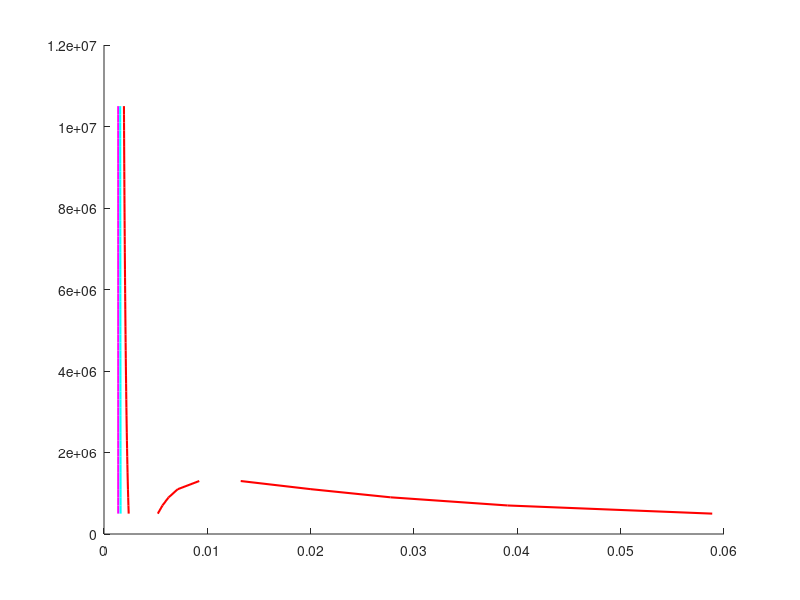
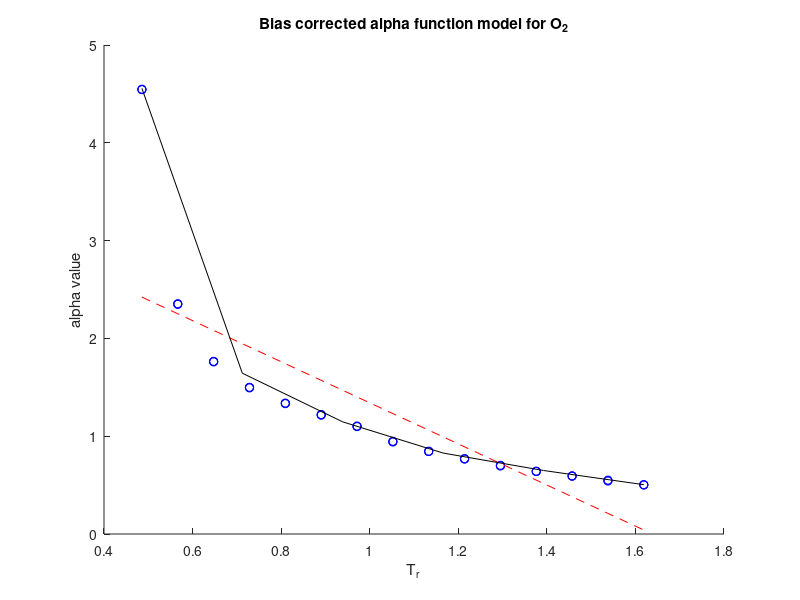

These figures' MATLAB source, in order: (Note: this script raises an error after producing the figures.)
clear
clc
load('decane2.mat')

[numRows,numCols] = size(x)
j = linspace(0.485672,1.618908,6);

for m = 1:1:6
% h_theta xi calculation 
for i = 1:1:numRows
h_theta_1 = @(xi) exp(-(x(i)-xi).^2/gamma);
h_theta1 = integral(h_theta_1,low_lim_x,up_lim_x);
h_theta_2 = @(xi) xi.*exp(-(x(i)-xi).^2/gamma);
h_theta2 = integral(h_theta_2,low_lim_x,up_lim_x);
h_theta(1,i) = h_theta1;
h_theta(2,i) = h_theta2;
end

%h_theta x calculation which j is the input I am interested
h_theta_1j = @(xi) exp(-(j(m)-xi).^2/gamma);
h_theta1j = integral(h_theta_1j,low_lim_x,up_lim_x);
h_theta_2j = @(xi) xi.*exp(-(j(m)-xi).^2/gamma);
h_theta2j = integral(h_theta_2j,low_lim_x,up_lim_x);
h_thetaj(1) = h_theta1j;
h_thetaj(2) = h_theta2j;


%H_theta
 H_theta_1 = @(x,y) exp(-(x-y).^2./gamma);
 H_theta1 = integral2(H_theta_1,low_lim_x,up_lim_x,low_lim_x,up_lim_x);
 H_theta_2 = @(x,y) y.*exp(-(x-y).^2./gamma);
 H_theta2 = integral2(H_theta_2,low_lim_x,up_lim_x,low_lim_x,up_lim_x);
 H_theta_3 = @(x,y) x.*exp(-(x-y).^2./gamma);
 H_theta3 = integral2(H_theta_3,low_lim_x,up_lim_x,low_lim_x,up_lim_x) ;
 H_theta_4 = @(x,y) x.*y.*exp(-(x-y).^2./gamma);
 H_theta4 = integral2(H_theta_4,low_lim_x,up_lim_x,low_lim_x,up_lim_x);
 H_theta = [H_theta1,H_theta2
            H_theta3,H_theta4];
        
%Kn matrix calculation
 for i = 1:1:numRows
     for h = 1:1:numRows
         Kn(i,h) =exp(-(x(i)-x(h))^2/gamma) -[h_theta(1,i),h_theta(2,i)]*inv(H_theta)*[h_theta(1,h);h_theta(2,h)];
     end
 end
 
 for i = 1:1:numRows
     k(i) =exp(-(j(m)-x(i))^2/gamma) - [h_thetaj(1),h_thetaj(2)]*inv(H_theta)*[h_theta(1,i);h_theta(2,i)];
 end
 
 
 k_xx = exp(-(j(m)-j(m))^2/gamma) - [h_thetaj(1),h_thetaj(2)]*inv(H_theta)*[h_thetaj(1);h_thetaj(2)];
 

 v = r*ones(1,numRows);%model$g
 V = diag(v);
 f_theta = theta2*x+theta1;
 mu(m) = k*inv(Kn+V)*(Y-f_theta)

 sd(m) = nu * k_xx + r - nu * k *inv(Kn+V)*k';
end
model = theta2*j +theta1
alpha = model+mu
%figure 1 model vs experimental data
figure(3)
hold on
plot(x,Y,'bo')
plot(j,model,'r--')
plot(j,alpha,'k-')
hold off
title('Bias corrected alpha function model for O_2')
ylabel('alpha value')
xlabel('T_r')
%%
% load oxygen_sat_data.mat
omega = 0.489; %Acentric factor
Tc = 617.7; %K
Pc = 2.12E6; %Pa
R = 8.31446; %J/(mol*K)
b = 0.07780*(R*Tc/Pc); % m^3/mol
a = 0.45724*(((R^2)*(Tc^2))/Pc); % J*m^3/mol
M = 142.29/1000; %kg/mol
T = [300,440,580,720,860,1000];
delta_P = 2E5;
for j = 1:1:6
    P = 0.5E6;
    for i = 1:1:51
        A = (a*alpha(j)*P)/(R^2*T(j)^2);
        B = (b*P)/(R*T(j));
        z = roots([1 -(1-B) (A-2*B-3*B^2) -(A*B-B^2-B^3)]);
        
        %decide the state whether it is vap or liq
        if imag(z(1,1)) == 0
            z_vap(i,j) = z(1,1);
            rho_vap(i,j) = P*M/(z_vap(i,j)*R*T(j));
            v_vap_new(i,j) = 1/rho_vap(i,j);
            pres_vap(i,j)=P;
        end
        if imag(z(2,1)) == 0
            z_mid(i,j) = z(2,1);
            rho_mid(i,j) = P*M/(z_mid(i,j)*R*T(j));
            v_mid_new(i,j) = 1/rho_mid(i,j);
            pres_mid(i,j)=P;
            
        end
        if imag(z(3,1))==0
            z_liq(i,j) = z(3,1);
            rho_liq(i,j) = P*M/(z_liq(i,j)*R*T(j));
            v_liq_new(i,j) = 1/rho_liq(i,j);
            pres_liq(i,j)=P;
        end
        P_save(i)= P/10^6;
        P = P + delta_P;
    end
end

for j = 1:1:6
    for i = 1:1:51
        if pres_vap(i,j)== 0
           pres_vap(i,j) = NaN;
           v_vap_new(i,j) = NaN;
           rho_vap(i,j)=NaN;
        end
    end
end
for j = 1:1:3
    for i = 1:1:51
        if pres_liq(i,j)== 0
           pres_liq(i,j) = NaN;
           v_liq_new(i,j) = NaN;
           rho_liq(i,j) =NaN;
        end
    end
end
for j = 1:1:3
    for i = 1:1:5
        if pres_mid(i,j)== 0
           pres_mid(i,j) = NaN;
           v_mid_new(i,j) = NaN;
           rho_mid(i,j) =NaN;
        end
    end
end

color = ["m","c","r","g","b","k"];

figure(1)
hold on 
plot([NaN;v_liq_new(:,1);NaN;v_mid_new(:,1);NaN;v_vap_new(:,1);NaN],[NaN;pres_liq(:,1);NaN;pres_mid(:,1);NaN;pres_vap(:,1);NaN],color(1),'linewidth',1.5);
plot([NaN;v_liq_new(:,2);NaN;v_mid_new(:,2);NaN;v_vap_new(:,2);NaN],[NaN;pres_liq(:,2);NaN;pres_mid(:,2);NaN;pres_vap(:,2);NaN],color(2),'linewidth',1.5);
plot([NaN;v_liq_new(:,3);NaN;v_mid_new(:,3);NaN;v_vap_new(:,3);NaN],[NaN;pres_liq(:,3);NaN;pres_mid(:,3);NaN;pres_vap(:,3);NaN],color(3),'linewidth',1.5);
plot([NaN;v_liq_new(:,4);NaN;v_mid_new(:,4);NaN;v_vap_new(:,4);NaN],[NaN;pres_liq(:,4);NaN;pres_mid(:,4);NaN;pres_vap(:,4);NaN],color(4),'linewidth',1.5);
plot([NaN;v_liq_new(:,5);NaN;v_mid_new(:,5);NaN;v_vap_new(:,5);NaN],[NaN;pres_liq(:,5);NaN;pres_mid(:,5);NaN;pres_vap(:,5);NaN],color(5),'linewidth',1.5);
plot([NaN;v_liq_new(:,6);NaN;v_mid_new(:,6);NaN;v_vap_new(:,6);NaN],[NaN;pres_liq(:,6);NaN;pres_mid(:,6);NaN;pres_vap(:,6);NaN],color(6),'linewidth',1.5);
% plot([NaN;v_liq_new(:,7);NaN;v_mid_new(:,7);NaN;v_vap_new(:,7);NaN],[NaN;pres_liq(:,7);NaN;pres_mid(:,7);NaN;pres_vap(:,7);NaN],'linewidth',1.5);
% plot(v_liq_new_sat,P_sat,"rp");
% plot(v_vap_newor_sat,P_sat,"rp");
legend("60k","75k","90k","105k","120k","135k","150K","saturation line")
title("Constant Temperture Molar Volume VS Pressure for oxygen using PR EoS")
xlabel("Molar Volume (m^3/mol)")
ylabel("Pressure(Pa)")
axis([0 4*10^(-3) 0.5*10^6 5*10^6])
hold off

figure(2)
hold on 
plot([NaN;rho_liq(:,1);NaN;rho_mid(:,1);NaN;rho_vap(:,1);NaN],[NaN;pres_liq(:,1);NaN;pres_mid(:,1);NaN;pres_vap(:,1);NaN],color(1),'linewidth',1.5);
plot([NaN;rho_liq(:,2);NaN;rho_mid(:,2);NaN;rho_vap(:,2);NaN],[NaN;pres_liq(:,2);NaN;pres_mid(:,2);NaN;pres_vap(:,2);NaN],color(2),'linewidth',1.5);
plot([NaN;rho_liq(:,3);NaN;rho_mid(:,3);NaN;rho_vap(:,3);NaN],[NaN;pres_liq(:,3);NaN;pres_mid(:,3);NaN;pres_vap(:,3);NaN],color(3),'linewidth',1.5);
plot([NaN;rho_liq(:,4);NaN;rho_mid(:,4);NaN;rho_vap(:,4);NaN],[NaN;pres_liq(:,4);NaN;pres_mid(:,4);NaN;pres_vap(:,4);NaN],color(4),'linewidth',1.5);
plot([NaN;rho_liq(:,5);NaN;rho_mid(:,5);NaN;rho_vap(:,5);NaN],[NaN;pres_liq(:,5);NaN;pres_mid(:,5);NaN;pres_vap(:,5);NaN],color(5),'linewidth',1.5);
plot([NaN;rho_liq(:,6);NaN;rho_mid(:,6);NaN;rho_vap(:,6);NaN],[NaN;pres_liq(:,6);NaN;pres_mid(:,6);NaN;pres_vap(:,6);NaN],color(6),'linewidth',1.5);
% plot([NaN;rho_liq(:,7);NaN;rho_mid(:,7);NaN;rho_vap(:,7);NaN],[NaN;pres_liq(:,7);NaN;pres_mid(:,7);NaN;pres_vap(:,7);NaN],'linewidth',1.5);
% plot(rho_liq_sat,P_sat,"rp");
% plot(rho_vapor_sat,P_sat,"rp");
legend("60k","75k","90k","105k","120k","135k","150K","saturation line")
title("Constant Temperture Density VS Pressure for oxygen using PR EoS")
xlabel("Density (kg/m^3)")
ylabel("Pressure(Pa)")
hold off
